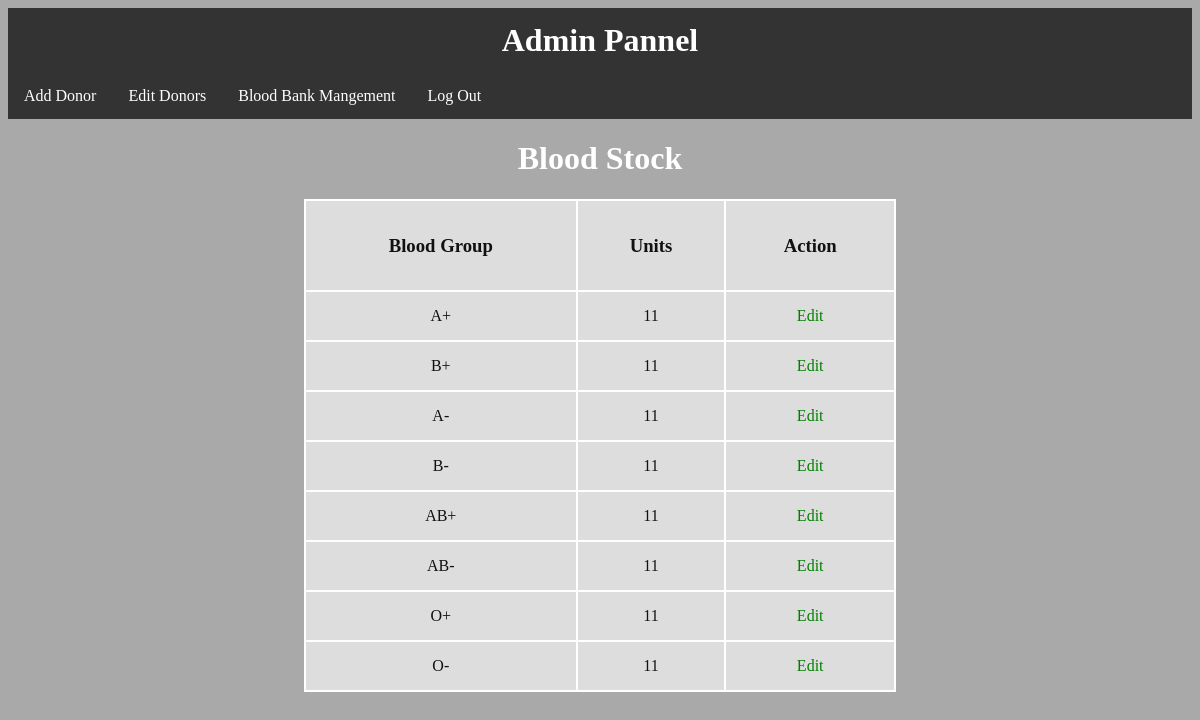
Page /Admin/Blood-Bank-Mangement.php (signed in) on the committed database.
### tables this page shows
CREATE TABLE `bloodstock` (
  `bid` int(11) NOT NULL,
  `BloodType` varchar(5) NOT NULL,
  `Units` int(11) NOT NULL
);

### Admin/Blood-Bank-Mangement.php (the view)
<?php include "header.php";
$conn= mysqli_connect("localhost","root","","bloodbankdb") or die("Connection failed");
$sql= "SELECT * FROM bloodstock";
$result= mysqli_query($conn,$sql) or die("Query failed");
if(mysqli_num_rows($result)>0){
?>
<div class="datatable">
	<table class="datatable" style="width: 50%;  margin-left: auto; margin-right: auto;  ">
		<caption><h1 style="color: white;">Blood Stock</h1></caption>
		<tr class="datatable">
			<th class="datatable"><h3>Blood Group</h3></th>
			<th class="datatable"><h3>Units</h3></th>
      <th class="datatable"><h3>Action</h3></th>
		</tr>
<?php 	while ($row=mysqli_fetch_assoc($result)) { ?>
		<tr class="datatable">
		<td class="datatable"><?php echo $row['BloodType']; ?></td>
		<td class="datatable"><?php echo $row['Units']; ?></td>
    <td class="datatable"><a style="text-decoration: none; color:green; "  href="BloodUntsEdit.php?id=<?php echo $row['bid']; ?>">Edit</a> </td>
	</tr>
	<?php } ?>
	</table>
</div>
<?php } ?>

### Admin/header.php (shortened to what this page needs)
<!DOCTYPE html>
<html>
<head>
</head>
<body style="background-color: darkgray;">
<a href="http://localhost/BloodBank/admin/adminpannel.php" style="text-decoration: none;" ><h1  style="background-color: #333 ; color: white;  margin: 0px; padding: 14px 16px; text-align: center;" >
  Admin Pannel</h1></a>
<ul id="nav">
	<li><a id="nav" href="Add Donor.php">Add Donor</a></li>
  	<li><a id="nav" href="EditDonor.php">Edit Donors</a></li>
	<li><a id="nav" href="Blood-Bank-Mangement.php">Blood Bank Mangement</a></li>
  <li><a id="nav" href="LogOut.php">Log Out</a></li>
</ul>
</body>
</html>

### Admin/header.php (style rules this page uses)
ul#nav { list-style-type: none; overflow: auto; background-color: #333; padding: 0px; margin: 0px; }
li { float: left; }
a#nav { display: block; color: white; text-align: center; padding: 14px 16px; text-decoration: none; }
table.datatable, th.datatable, tr.datatable, td.datatable { color: #111; border: 2px solid white; border-collapse: collapse; text-align: center; padding: 15px; }
tr.datatable { background-color: #dddddd ; }

### rows in the picture
bloodstock: BloodType "A+", Units "11"
bloodstock: BloodType "B+", Units "11"
bloodstock: BloodType "A-", Units "11"
bloodstock: BloodType "B-", Units "11"
bloodstock: BloodType "AB+", Units "11"
bloodstock: BloodType "AB-", Units "11"
bloodstock: BloodType "O+", Units "11"
bloodstock: BloodType "O-", Units "11"
